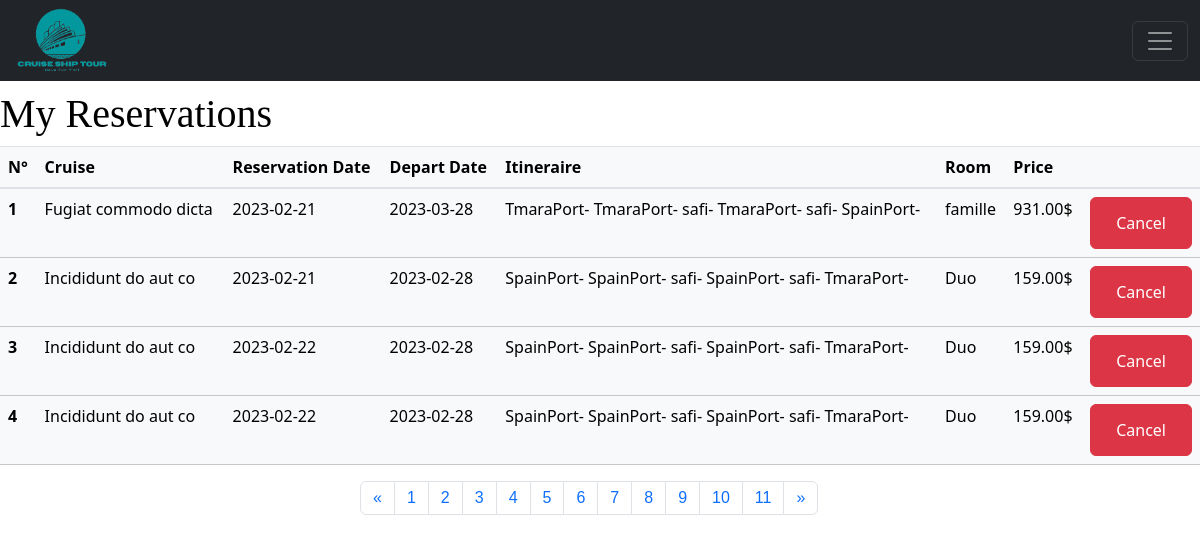
Page /clientsReservations (signed in) on the committed database.
### tables this page shows
CREATE TABLE `reservations` (
  `id` int(10) NOT NULL,
  `date` date NOT NULL,
  `prix` int(10) NOT NULL,
  `id_client` int(4) NOT NULL,
  `id_cruise` int(5) NOT NULL,
  `id_chambre` int(5) NOT NULL
);

CREATE TABLE `cruises` (
  `id` int(5) NOT NULL,
  `prix` int(5) NOT NULL,
  `image` varchar(255) NOT NULL,
  `nombre_nuits` int(2) NOT NULL,
  `port_depart` varchar(30) NOT NULL,
  `date_depart` date NOT NULL,
  `id_ship` int(5) NOT NULL,
  `nom` varchar(300) NOT NULL,
  `descriptif` varchar(10000) NOT NULL,
  `itineraire` varchar(255) NOT NULL
);

CREATE TABLE `roomtypes` (
  `id` int(2) NOT NULL,
  `prix` int(10) NOT NULL,
  `capacite` int(2) NOT NULL,
  `type` varchar(20) NOT NULL
);

### app/libraries/Core.php (called while the page is built, shortened)
<?php
  class Core {
    protected $currentMethod = 'index';
    public function __construct(){
      $url = $this->getUrl();
            if(file_exists('../app/controllers/'.ucwords($url[0]).'.php')){
        unset($url[0]);
      }
      $this->currentController = new $this->currentController;
      $this->params = $url ? array_values($url) : [];
      call_user_func_array([$this->currentController, $this->currentMethod], $this->params);
    }
    public function getUrl(){
        if(isset($_GET['url'])){
          $url = rtrim($_GET['url'], '/');
          $url = filter_var($url, FILTER_SANITIZE_URL);
          $url = explode('/', $url);
          return $url;
        }
    }
  }

### public/index.php (called while the page is built, shortened)
<?php
  $init = new Core;

### app/libraries/Database.php (called while the page is built, shortened)
<?php
class Database {
	private $host = DB_HOST;
	private $user = DB_USER;
	private $pass = DB_PASS;
	private $dbname = DB_NAME;
	private $dbh;
	private $stmt;
	public function __construct() {
		$dsn = 'mysql:host=' . $this->host . ';dbname=' . $this->dbname;
		$options = array (
			PDO::ATTR_PERSISTENT => true,
			PDO::ATTR_ERRMODE => PDO::ERRMODE_EXCEPTION
		);
		try {
			$this->dbh = new PDO ($dsn, $this->user, $this->pass, $options);
		}
		catch ( PDOException $e ) {
			$this->error = $e->getMessage();
		}
	}
	public function query($query) {
		 $this->stmt = $this->dbh->prepare($query);
	}
		public function queryPaginated($query,$start=null,$offset=null) {
			 $this->stmt = $this->dbh->prepare($query);
		}
	public function bind($param, $value, $type = null) {
		if (is_null ($type)) {
			switch (true) {
				case is_int ($value) :
					$type = PDO::PARAM_INT;
					break;
			}
		}
		$this->stmt->bindValue($param, $value, $type);
	}
	public function execute(){
		return $this->stmt->execute();
	}
	public function resultset(){
		$this->execute();
		return $this->stmt->fetchAll(PDO::FETCH_OBJ);
	}
}

### app/models/ClientReservation.php (called while the page is built, shortened)
<?php
  class ClientReservation {
    private $db;
    public function __construct(){
      $this->db = new Database;
    }
    public function getAllClientsreservations(){
      $Limit = 6;
      $page_number = isset($_GET['page']) ? (int)$_GET['page']: 1;
      $page_number = $page_number < 1 ? 1 : $page_number;
      $offset = ($page_number - 1) * $Limit;
      $this->db->queryPaginated("SELECT reservations.*,
                users.nom AS client,
                cruises.nom AS cruise,
                roomtypes.type AS roomType
                FROM reservations
                INNER JOIN users
                ON reservations.id_client=users.id
                INNER JOIN cruises
                ON reservations.id_cruise=cruises.id
                INNER JOIN rooms
                ON reservations.id_chambre=rooms.id
                INNER JOIN roomtypes
                ON roomtypes.id=rooms.id_type
                LIMIT $Limit OFFSET $offset");
      $results = $this->db->resultset();
      return $results;
    }
    public function getAllClientreservationsById($id_client){
    $Limit = 6;
    $page_number = isset($_GET['page']) ? (int)$_GET['page']: 1;
    $page_number = $page_number < 1 ? 1 : $page_number;
    $offset = ($page_number - 1) * $Limit;
      $this->db->query("SELECT reservations.*,
              reservations.id AS id_reservation,
              cruises.date_depart AS cruiseDepart,
              cruises.nom AS cruiseName,
              roomtypes.type AS roomType,
              cruises.itineraire AS itineraireCruise,
              users.nom AS clientName
              FROM reservations
              INNER JOIN cruises
              ON reservations.id_cruise = cruises.id
              INNER JOIN rooms
              ON reservations.id_chambre = rooms.id
              INNER JOIN roomtypes
              ON rooms.id_type=roomtypes.id
              INNER JOIN users
              ON reservations.id_client = users.id
              WHERE id_client= :id_client
              ORDER BY cruises.date_depart DESC
              LIMIT $Limit OFFSET $offset ");
              $this->db->bind(':id_client', $id_client);
      $results = $this->db->resultset();
       return $results;
    }
  }

### app/views/pages/reservations.php (the view, shortened to what this page needs)
<?php require APPROOT . '/views/inc/header.php'; ?>
<div class="reservations">
<h1> My Reservations</h1>
<table class="table table-light ">
  <thead>
    <tr>
      <th scope="col">N°</th>
      <th scope="col">Cruise</th>
      <th scope="col">Reservation Date</th>
      <th scope="col">Depart Date</th>
      <th scope="col">Itineraire</th>
      <th scope="col">Room</th>
      <th scope="col">Price</th>
      <th scope="col"></th>
    </tr>
  </thead>
  <tbody>
        <?php foreach($data['AllClientReservations'] as $AllClientReservations):?>
    <tr>
      <th scope="row" class="counterCell"></th>
      <td><?= $AllClientReservations->cruiseName;?></td>
      <td><?= $AllClientReservations->date;?></td>
      <td><?= $AllClientReservations->cruiseDepart;?></td>
      <td><?= $AllClientReservations->itineraireCruise;?></td>
      <td><?= $AllClientReservations->roomType;?></td>
      <td><?php printf('%.2f',$AllClientReservations->prix );?>$</td>
      <td style="width: 2%;">
      <form class="btn btn-danger pull-right" action="<?= URLROOT; ?>/clientsreservations/delete/<?= $AllClientReservations->id_reservation?>" method="post">
      <input type="submit" class="btn btn-danger" value="Cancel">
    </form>
</td>
    </tr>
    <?php endforeach; ?>
  </tbody>
</table>
<div class="pag">
<nav aria-label="Page navigation ">
  <ul class="pagination">
    <li class="page-item">
    <?php for($i = 1 ; $i <= 10 ; $i++): ?>
      <a class="page-link" href="<?= URLROOT?>/clientsreservations?page=<?=$i-1;?>" aria-label="Previous">
        <span aria-hidden="true">&laquo;</span>
      </a>
    </li>
    <?php for($i = 1 ; $i <= 11 ; $i++): ?>
    <li class="page-item"><a class="page-link" href="<?= URLROOT?>/clientsreservations?page=<?=$i;?>"><?= $i;?></a></li>
    <?php endfor ;?>
    <li class="page-item">
      <a class="page-link" href="<?= URLROOT?>/clientsreservations?page=<?=$i+1;?>" aria-label="Next">
        <span aria-hidden="true">&raquo;</span>
      </a>
    </li>
    <?php endfor ;?>
  </ul>
</nav>
</div>
</div>
<?php require APPROOT . '/views/inc/header.php'; ?>

### public/css/style.css (style rules this page uses)
.reservations h1 { margin-top: 90px ; font-family: t; }
.pag { margin-left: 30%; }
body { overflow-x: hidden; }
body:not(.light) { background: #ffffff; color: rgb(0, 0, 0); }
table { counter-reset: tableCount; }
.counterCell:before { content: counter(tableCount); counter-increment: tableCount; }
a { text-decoration: none !important; color: #d8e8f5; font-family: Arial, Helvetica, sans-serif; }

### rows in the picture
reservations: id_cruise.nom "Fugiat commodo dicta", date "2023-02-21", id_cruise.date_depart "2023-03-28", id_cruise.itineraire "TmaraPort- TmaraPort- safi- TmaraPort- safi- SpainPort-", roomtypes.type "famille", prix "931.00"
reservations: id_cruise.nom "Incididunt do aut co", date "2023-02-21", id_cruise.date_depart "2023-02-28", id_cruise.itineraire "SpainPort- SpainPort- safi- SpainPort- safi- TmaraPort-", roomtypes.type "Duo", prix "159.00"
reservations: id_cruise.nom "Incididunt do aut co", date "2023-02-22", id_cruise.date_depart "2023-02-28", id_cruise.itineraire "SpainPort- SpainPort- safi- SpainPort- safi- TmaraPort-", roomtypes.type "Duo", prix "159.00"
reservations: id_cruise.nom "Incididunt do aut co", date "2023-02-22", id_cruise.date_depart "2023-02-28", id_cruise.itineraire "SpainPort- SpainPort- safi- SpainPort- safi- TmaraPort-", roomtypes.type "Duo", prix "159.00"
